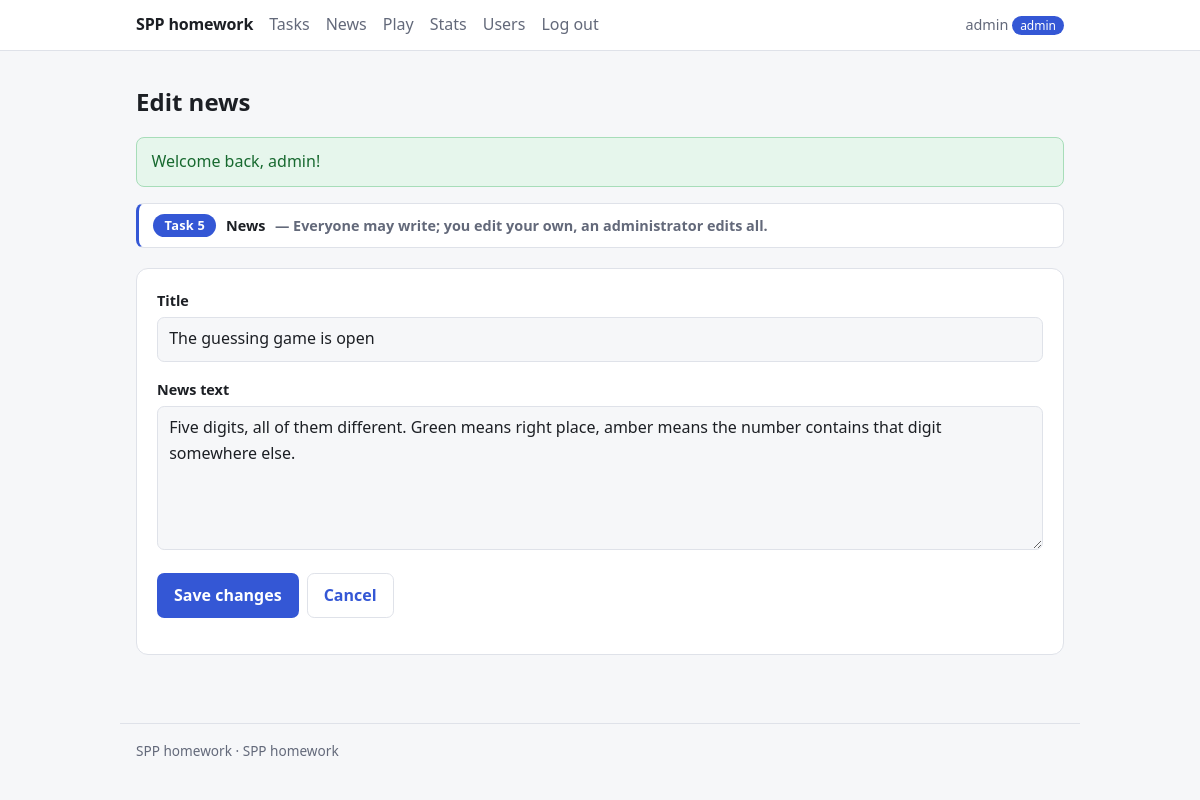
/task5-news/form.php?id=2 (signed in), run on the app's committed database.
### tables this page shows
CREATE TABLE IF NOT EXISTS `news` (
    `id`         INT UNSIGNED NOT NULL AUTO_INCREMENT,
    `user_id`    INT UNSIGNED NOT NULL,
    `title`      VARCHAR(200) NOT NULL,
    `body`       TEXT         NOT NULL,
    `created_at` DATETIME     NOT NULL DEFAULT CURRENT_TIMESTAMP,
    `updated_at` DATETIME     NULL DEFAULT NULL,
    PRIMARY KEY (`id`),
    KEY `ix_news_user` (`user_id`),
    CONSTRAINT `fk_news_user` FOREIGN KEY (`user_id`)
        REFERENCES `users` (`id`) ON DELETE CASCADE
);

### lib/helpers.php (called while the page is built, shortened)
<?php
function app_base(): string
{
    static $base = null;
    if ($base !== null) {
        return $base;
    }
    $base       = '/';
    $appRoot    = realpath(dirname(__DIR__));
    $scriptFile = realpath($_SERVER['SCRIPT_FILENAME'] ?? '');
    $scriptName = $_SERVER['SCRIPT_NAME'] ?? '';
    if ($appRoot !== false && $scriptFile !== false && str_starts_with($scriptFile, $appRoot)) {
        $insideApp = substr($scriptFile, strlen($appRoot));
        if ($insideApp !== '' && str_ends_with($scriptName, $insideApp)) {
            $base = substr($scriptName, 0, strlen($scriptName) - strlen($insideApp)) . '/';
        }
    }
    return $base;
}
function url(string $path = ''): string
{
    return app_base() . ltrim($path, '/');
}
function e(mixed $value): string
{
    return htmlspecialchars((string)$value, ENT_QUOTES | ENT_SUBSTITUTE, 'UTF-8');
}
function query_int(string $key, int $default = 0): int
{
    $value = $_GET[$key] ?? null;
    return is_numeric($value) ? (int)$value : $default;
}

### lib/db.php (called while the page is built, shortened)
<?php
function db(): PDO
{
    static $pdo = null;
    $dsn = sprintf('mysql:host=%s;port=%d;charset=%s', DB_HOST, DB_PORT, DB_CHARSET);
    $options = [
        PDO::ATTR_ERRMODE            => PDO::ERRMODE_EXCEPTION,
        PDO::ATTR_DEFAULT_FETCH_MODE => PDO::FETCH_ASSOC,
        PDO::ATTR_EMULATE_PREPARES   => false,
        PDO::MYSQL_ATTR_FOUND_ROWS   => true,
    ];
    try {
        $pdo = new PDO($dsn . ';dbname=' . DB_NAME, DB_USER, DB_PASS, $options);
    } catch (PDOException $first) {
        try {
            $server = new PDO($dsn, DB_USER, DB_PASS, $options);
            $server->exec(
                'CREATE DATABASE IF NOT EXISTS `' . DB_NAME . '`'
                . ' CHARACTER SET utf8mb4 COLLATE utf8mb4_hungarian_ci'
            );
            $pdo = new PDO($dsn . ';dbname=' . DB_NAME, DB_USER, DB_PASS, $options);
        } catch (PDOException $second) {
            db_fail($first, $second);
        }
    }
    db_install_schema($pdo);
    return $pdo;
}
function db_install_schema(PDO $pdo): void
{
    $marker = defined('DB_MARKER_TABLE') ? DB_MARKER_TABLE : 'users';
    $exists = $pdo->query('SHOW TABLES LIKE ' . $pdo->quote($marker))->fetch();
    if ($exists) {
        return;
    }
}
function db_one(string $sql, array $params = []): ?array
{
    $statement = db()->prepare($sql);
    $statement->execute($params);
    return $statement->fetch() ?: null;
}

### lib/news.php (called while the page is built, shortened)
<?php
function news_find(int $id): ?array
{
    return db_one(
        'SELECT n.*, u.username AS author
         FROM news n
         JOIN users u ON u.id = n.user_id
         WHERE n.id = ?',
        [$id]
    );
}

### task5-news/form.php (the view, shortened to what this page needs)
<?php
$id        = query_int('id');
$isEditing = $id > 0;
$values    = ['title' => '', 'body' => ''];
if ($isEditing) {
    $item = news_find($id);
    $values = ['title' => $item['title'], 'body' => $item['body']];
}
?>
<form class="card" method="post"
      action="<?= e($isEditing ? url('task5-news/form.php') . '?id=' . (int)$id : url('task5-news/form.php')) ?>">
    <p>
        <label for="title">Title</label>
        <input type="text" id="title" name="title" value="<?= e($values['title']) ?>" autofocus>
    </p>
    <p>
        <label for="body">News text</label>
        <textarea id="body" name="body"><?= e($values['body']) ?></textarea>
    </p>
    <p class="actions">
        <button type="submit"><?= $isEditing ? 'Save changes' : 'Publish' ?></button>
        <a class="button button-quiet" href="<?= e(url('task5-news/index.php')) ?>">Cancel</a>
    </p>
</form>

### assets/style.css (style rules this page uses)
:root { --bg: #f6f7f9; --panel: #ffffff; --ink: #1c1f24; --muted: #63697a; --line: #dfe2e9; --accent: #3457d5; --ok-bg: #e6f6ec; --ok-ink: #17692f; --ok-line: #a7ddb9; --err-bg: #fdeceb; --err-ink: #97231c; --err-line: #f3b5b0; --info-bg: #eaf0fd; --info-ink: #27408f; --info-line: #b6c7f3; --todo-bg: #fdf4e3; --todo-ink: #8a5a06; --todo-line: #efd6a3; }
* { box-sizing: border-box; }
body { margin: 0; background: var(--bg); color: var(--ink); font: 16px/1.6 system-ui, -apple-system, "Segoe UI", Roboto, sans-serif; }
.card { background: var(--panel); border: 1px solid var(--line); border-radius: .75rem; padding: 1.25rem; margin-bottom: 1.25rem; }
form p { margin: 0 0 1rem; }
label { display: block; font-weight: 600; margin-bottom: .3rem; font-size: .9rem; }
input[type=text], input[type=password], input[type=email], input[type=number], select, textarea { width: 100%; padding: .55rem .7rem; border: 1px solid var(--line); border-radius: .45rem; background: var(--bg); color: var(--ink); font: inherit; }
textarea { min-height: 9rem; resize: vertical; }
button, .button { display: inline-block; padding: .55rem 1rem; border: 1px solid transparent; border-radius: .45rem; background: var(--accent); color: #fff; font: inherit; font-weight: 600; text-decoration: none; cursor: pointer; }
.button-quiet { background: transparent; color: var(--accent); border-color: var(--line); }
.actions { display: flex; gap: .5rem; align-items: center; flex-wrap: wrap; }

### data on the page
news: title "The guessing game is open", body "Five digits, all of them different. Green means right place, amber means the number contains that digit somewhere else."

### other printed values
$appName "SPP homework"
$item['label'] "Tasks"
$item['label'] "News"
$item['label'] "Play"
$item['label'] "Stats"
$item['label'] "Users"
$item['label'] "Log out"
$user['username'] "admin"
$title "Edit news"
$flash['message'] "Welcome back, admin!"
$number "5"
$task['title'] "News"
$task['blurb'] "Everyone may write; you edit your own, an administrator edits all."
